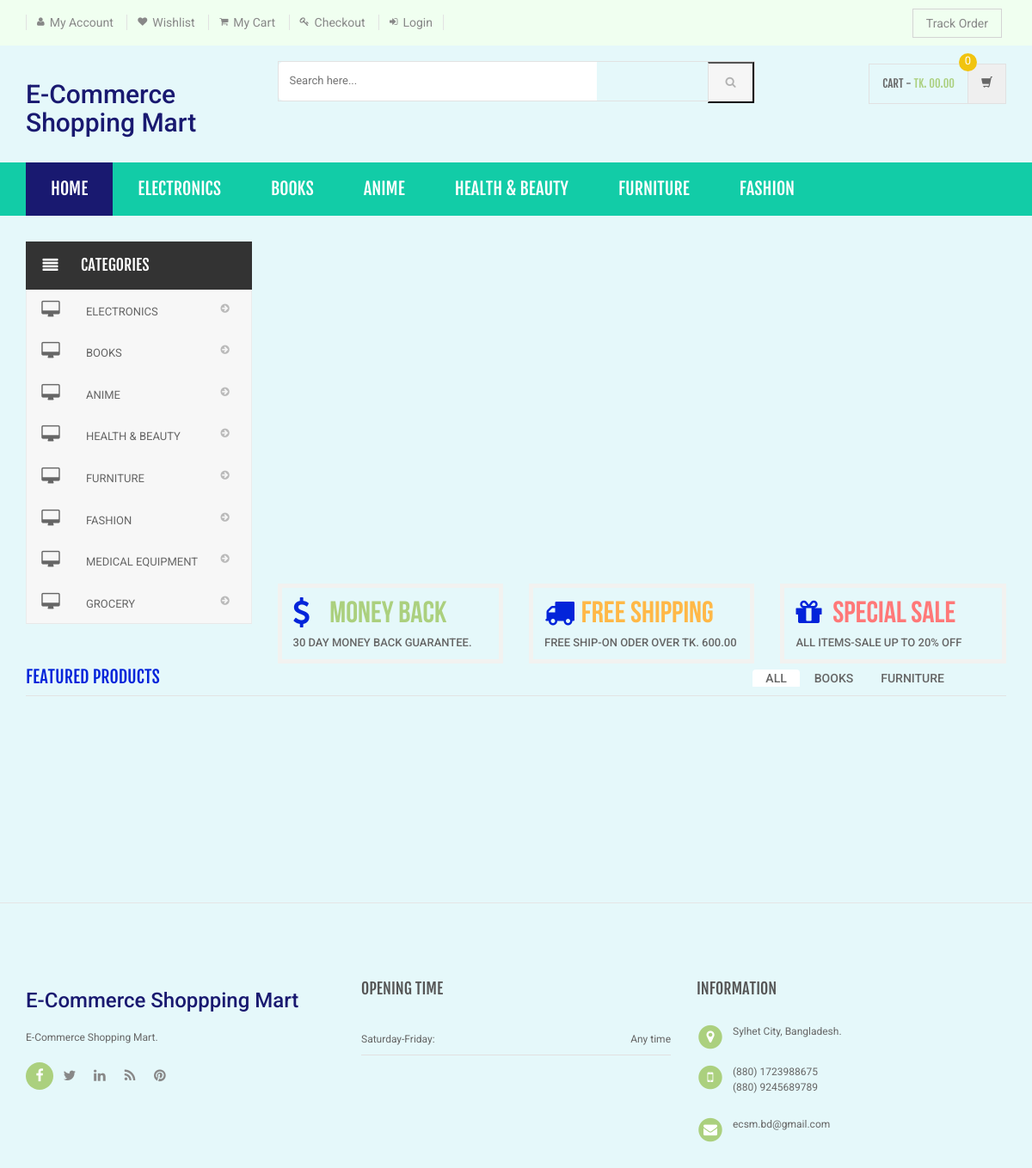
The page /shopping/index.php on the database its author committed.
### tables this page shows
CREATE TABLE `category` (
  `id` int(11) NOT NULL,
  `categoryName` varchar(255) DEFAULT NULL,
  `categoryDescription` longtext DEFAULT NULL,
  `creationDate` timestamp NOT NULL DEFAULT current_timestamp(),
  `updationDate` varchar(255) DEFAULT NULL
);

### shopping/index.php (the view, shortened to what this page needs)
<?php
include('includes/config.php');
?>
<!DOCTYPE html>
<html lang="en">
	<head>
	    <link rel="stylesheet" href="assets/css/bootstrap.min.css">
	    <link rel="stylesheet" href="assets/css/main.css">
	    <link rel="stylesheet" href="assets/css/green.css">
	    <link rel="stylesheet" href="assets/css/owl.carousel.css">
		<link rel="stylesheet" href="assets/css/owl.transitions.css">
		<link href="assets/css/lightbox.css" rel="stylesheet">
		<link rel="stylesheet" href="assets/css/animate.min.css">
		<link rel="stylesheet" href="assets/css/rateit.css">
		<link rel="stylesheet" href="assets/css/bootstrap-select.min.css">
		<link rel="stylesheet" href="assets/css/config.css">
		<link href="assets/css/green.css" rel="alternate stylesheet" title="Green color">
		<link href="assets/css/blue.css" rel="alternate stylesheet" title="Blue color">
		<link href="assets/css/red.css" rel="alternate stylesheet" title="Red color">
		<link href="assets/css/orange.css" rel="alternate stylesheet" title="Orange color">
		<link href="assets/css/dark-green.css" rel="alternate stylesheet" title="Darkgreen color">
		<link rel="stylesheet" href="assets/css/font-awesome.min.css">
	</head>
    <body class="cnt-home">
<header class="header-style-1">
<?php include('includes/top-header.php');?>
<?php include('includes/main-header.php');?>
<?php include('includes/menu-bar.php');?>
</header>
<div class="body-content outer-top-xs" id="top-banner-and-menu">
	<div class="container">
		<div class="furniture-container homepage-container">
		<div class="row">
			<div class="col-xs-12 col-sm-12 col-md-3 sidebar">
	<?php include('includes/side-menu.php');?>
			</div>
			<div class="col-xs-12 col-sm-12 col-md-9 homebanner-holder">
<div id="hero" class="homepage-slider3">
</div>
<div class="info-boxes wow fadeInUp">
	<div class="info-boxes-inner">
		<div class="row">
			<div class="col-md-6 col-sm-4 col-lg-4">
				<div class="info-box">
					<div class="row">
						<div class="col-xs-2">
						     <i class="icon fa fa-dollar"></i>
						</div>
						<div class="col-xs-10">
							<h4 class="info-box-heading green">money back</h4>
						</div>
					</div>
					<h6 class="text">30 Day Money Back Guarantee.</h6>
				</div>
			</div>
			<div class="hidden-md col-sm-4 col-lg-4">
				<div class="info-box">
					<div class="row">
						<div class="col-xs-2">
							<i class="icon fa fa-truck"></i>
						</div>
						<div class="col-xs-10">
							<h4 class="info-box-heading orange">free shipping</h4>
						</div>
					</div>
					<h6 class="text">free ship-on oder over Tk. 600.00</h6>
				</div>
			</div>
			<div class="col-md-6 col-sm-4 col-lg-4">
				<div class="info-box">
					<div class="row">
						<div class="col-xs-2">
							<i class="icon fa fa-gift"></i>
						</div>
						<div class="col-xs-10">
							<h4 class="info-box-heading red">Special Sale</h4>
						</div>
					</div>
					<h6 class="text">All items-sale up to 20% off </h6>
				</div>
			</div>
		</div>
	</div>
</div>
			</div>
		</div>
		<div id="product-tabs-slider" class="scroll-tabs inner-bottom-vs  wow fadeInUp">
			<div class="more-info-tab clearfix">
			   <h3 class="new-product-title pull-left">Featured Products</h3>
				<ul class="nav nav-tabs nav-tab-line pull-right" id="new-products-1">
					<li class="active"><a href="#all" data-toggle="tab">All</a></li>
					<li><a href="#books" data-toggle="tab">Books</a></li>
					<li><a href="#furniture" data-toggle="tab">Furniture</a></li>
				</ul>
			</div>
		</div>
			<div class="sections prod-slider-small outer-top-small">
				<div class="row">
					<div class="col-md-6">
					</div>
					<div class="col-md-6">
					</div>
				</div>
			</div>
	<section class="section featured-product inner-xs wow fadeInUp">
		</section>
</div>
</div>
<?php include('includes/footer.php');?>
</body>
</html>

### shopping/includes/menu-bar.php (shortened to what this page needs)
<div class="header-nav animate-dropdown">
    <div class="container">
        <div class="yamm navbar navbar-default" role="navigation">
            <div class="nav-bg-class">
                <div class="navbar-collapse collapse" id="mc-horizontal-menu-collapse">
	<div class="nav-outer">
		<ul class="nav navbar-nav">
			<li class="active dropdown yamm-fw">
				<a href="index.php" data-hover="dropdown" class="dropdown-toggle">Home</a>
			</li>
              <?php $sql=mysqli_query($con,"select id,categoryName  from category limit 6");
while($row=mysqli_fetch_array($sql))
{
    ?>
			<li class="dropdown yamm">
				<a href="category.php?cid=<?php echo $row['id'];?>"> <?php echo $row['categoryName'];?></a>
			</li>
			<?php } ?>
		</ul>
		<div class="clearfix"></div>
	</div>
</div>
            </div>
        </div>
    </div>
</div>

### shopping/includes/side-menu.php
<div class="side-menu animate-dropdown outer-bottom-xs">
    <div class="head"><i class="icon fa fa-align-justify fa-fw"></i> Categories</div>
    <nav class="yamm megamenu-horizontal" role="navigation">
        <ul class="nav">
            <li class="dropdown menu-item">
              <?php $sql=mysqli_query($con,"select id,categoryName  from category");
while($row=mysqli_fetch_array($sql))
{
    ?>
                <a href="category.php?cid=<?php echo $row['id'];?>" class="dropdown-toggle"><i class="icon fa fa-desktop fa-fw"></i>
                <?php echo $row['categoryName'];?></a>
                <?php }?>
</li>
</ul>
    </nav>
</div>

### shopping/assets/css/green.css (style rules this page uses)
a { color:#191970; }
.header-style-1 .header-nav { background: light blue; }
.cnt-home .header-style-1 .header-nav .navbar .navbar-nav > li.active { background: #191970; }
.info-box .info-box-heading.green { color: #abd07e; }

### shopping/assets/css/lightbox.css (style rules this page uses)
body:after { content: url(../images/close.png) url(../images/loading.gif) url(../images/prev.png) url(../images/next.png); display: none; }

### shopping/assets/css/blue.css (style rules this page uses)
a { color: #3498db; }
.header-style-1 .header-nav { background: #3498db; }
.cnt-home .header-style-1 .header-nav .navbar .navbar-nav > li.active { background: #1d6ca1; }
.info-box .info-box-heading.green { color: #3498db; }

### shopping/assets/css/red.css (style rules this page uses)
a { color: #ff6c6c; }
.header-style-1 .header-nav { background: #ff6c6c; }
.cnt-home .header-style-1 .header-nav .navbar .navbar-nav > li.active { background: #ff1a1a; }
.info-box .info-box-heading.green { color: #ff6c6c; }

### shopping/assets/css/orange.css (style rules this page uses)
a { color: #f39c12; }
.header-style-1 .header-nav { background: #f39c12; }
.cnt-home .header-style-1 .header-nav .navbar .navbar-nav > li.active { background: #ab6c09; }
.info-box .info-box-heading.green { color: #f39c12; }

### shopping/assets/css/dark-green.css (style rules this page uses)
a { color: #12cca7; }
.header-style-1 .header-nav { background: #12cca7; }
.cnt-home .header-style-1 .header-nav .navbar .navbar-nav > li.active { background: #0b816a; }
.info-box .info-box-heading.green { color: #12cca7; }

### rows shown on the page
category: categoryName "ELECTRONICS"
category: categoryName "BOOKS"
category: categoryName "ANIME"
category: categoryName "HEALTH & BEAUTY"
category: categoryName "FURNITURE"
category: categoryName "FASHION"
category: categoryName "MEDICAL EQUIPMENT"
category: categoryName "GROCERY"
